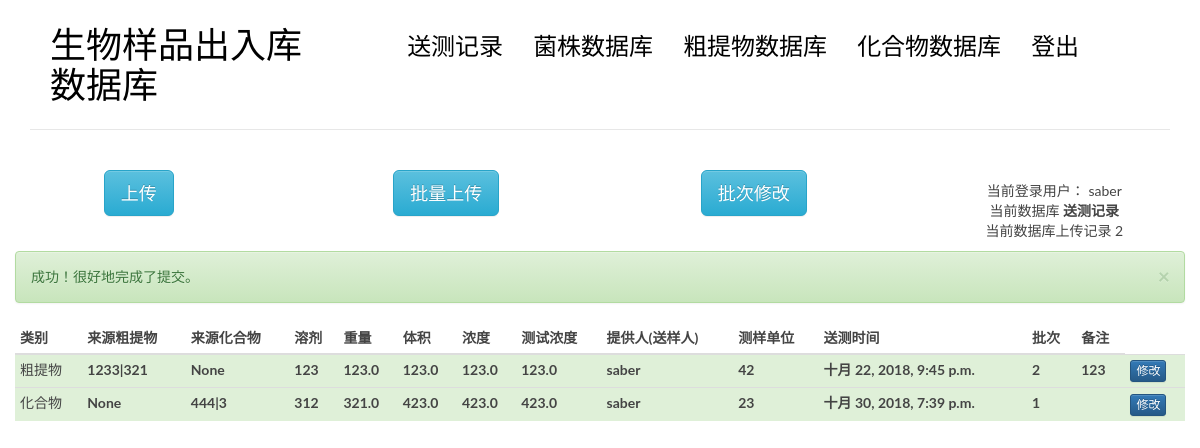
Page /recalter/ (signed in) on the committed database.
### blog/models.py (models this page shows, shortened)
class testrecord(models.Model):
    testtype = models.CharField(max_length = 20) #送测类型
    fromcru = models.ForeignKey(crudeex, null = True) ##链接至粗提物
    fromcpd = models.ForeignKey(cpd, null = True)#链接至化合物
    solvent = models.CharField(max_length = 100) #溶剂
    mass = models.FloatField() #重量，单位miug
    volume = models.FloatField() #体积单位niuL
    conc = models.FloatField() #浓度 单位(mg/mL)
    testconc = models.FloatField(blank = True) #测试浓度 单位(miug/mL)
    provider = models.ForeignKey(User) #提供人
    department = models.CharField(max_length=100) #测样单位
    sendtime = models.DateTimeField(auto_now_add=True, editable = True)#送样时间
    batch = models.CharField(max_length = 20) #送测批次
    comment = models.CharField(max_length = 500, blank = True)#备注

class crudeex(models.Model): ##粗提物
    frombact = models.ForeignKey(bact) ##来源菌株  %%没有显示出来
    crunumber = models.CharField(max_length = 50) #粗提物编号，唯一
    mcccnumber = models.CharField(max_length = 50) #mccc编号
    chinesename = models.CharField(max_length = 200) #中文名
    recadd = models.CharField(max_length = 100)#样品存储地址
    media = models.CharField(max_length = 200) #培养基
    entertime = models.DateTimeField(auto_now_add=True,editable = True) #入库时间
    entervol = models.FloatField() #入库体积
    entercol =  models.FloatField() #入库浓度
    solvent = models.CharField(max_length = 100) #溶剂
    exrmethod = models.CharField(max_length = 500, blank = True) #提取方法
    provider = models.ForeignKey(User) #提供人
    comment = models.CharField(max_length = 500, blank = True)
    def __str__(self):
        return self.mcccnumber + '|' + self.chinesename

class cpd(models.Model): ##化合物
    cpdnumber = models.CharField(max_length = 20)#化合物编号，唯一
    fromcru = models.ForeignKey(crudeex)#来源粗提物
    frombact = models.ForeignKey(bact) #来源菌株
    mass = models.FloatField() #精确质量数
    stru = models.CharField(max_length = 50)#分子式
    recadd = models.CharField(max_length = 100)#样品存储地址
    nmr = models.CharField(max_length = 100, blank = True)#nmr数据
    ms = models.CharField(max_length = 100, blank = True)#ms数据
    rot = models.CharField(max_length = 100, blank = True)#旋光数据
    red = models.CharField(max_length = 100, blank = True)#红外数据
    blue = models.CharField(max_length = 100, blank = True)#紫外数据
    media = models.CharField(max_length = 50, blank = True)#培养基编号
    prov = models.ForeignKey(User)#提供人
    time = models.DateTimeField(auto_now_add=True, editable = True)#入库时间
    comment = models.CharField(max_length = 500, blank = True)
    def __str__(self):
        return self.cpdnumber + '|' + self.stru

### blog/testrecord.py (the view)
# urls.py: url(r'^recalter/$', views.recalter, name='recalter'),
def recalter(request):
    if request.method == 'GET':
        try:
            id = request.GET.get('id')
            solvent = request.GET.get('solvent') #样品终序号
            mass = request.GET.get('mass') #样品名
            volume = request.GET.get('volume') #溶剂
            conc = request.GET.get('conc')#重量，单位miug
            testconc = request.GET.get('testconc') #体积单位niuL
            batch = request.GET.get('batch')#送测批次
            department = request.GET.get('department') #浓度 单位(mg/mL)
            comment = request.GET.get('comment') #测试浓度 单位(miug/mL)
            info = {
                'solvent' : solvent,
                'mass' : mass,
                'volume' : volume,
                'conc' : conc,
                'testconc' : testconc,
                'department' : department,
                'comment' : comment,
                'batch' : batch,
                'provider': request.user,
                }
            testrecord.objects.select_for_update().filter(id = id).update(**info)
            return recordindex(request, msg = 0)
        except:
            return recordindex(request, msg = 1)

### blog/templatetags/blog_tags.py (called while the page is built)
@register.simple_tag
def get_all_cru():
    return crudeex.objects.all().order_by('-entertime')

@register.simple_tag
def get_all_cpd():
    return cpd.objects.all().order_by('-time')

### blog/testrecord.py (called while the page is built)
@login_required
def recordindex(request, msg = -1,err = []):
    lists = testrecord.objects.all()
    num = len(lists)
    return render(request, 'blog/record.html', {'tests' : lists, 'msg' : msg, 'num' : num, 'err' : err} )

### templates/blog/record.html (shortened to what this page needs)
{% extends 'base.html' %}
{% load blog_tags %}
{%block main %}
<body>
    <div class="row">
        <div class="col-md-3 col-sm-5 col-xs-8">
            <center>
                <button class="btn btn-info btn-primary btn-lg" data-toggle="modal" data-target="#myModal">
                    上传
                </button>
            </center>
        </div>
        <div class="col-md-3 col-sm-5 col-xs-8">
            <center>
                <button class="btn btn-info btn-primary btn-lg" data-toggle="modal" data-target="#batchinput">
                    批量上传
                </button>
            </center>
        </div>
        <div class="col-md-3 col-sm-5 col-xs-8">
            <center>
                <button class="btn btn-info btn-primary btn-lg" data-toggle="modal" data-target="#batchalter">
                    批次修改
                </button>
            </center>
        </div>
        <div class="col-md-3 col-sm-7 col-xs-4">
            <nav class="main-nav" role="navigation">
                <div class="collapse navbar-collapse" id="bs-example-navbar-collapse-1">
                        <ul class="list-unstyled text-center" >
                            <li>当前登录用户： {{request.user}}</li>
                            <li>当前数据库 <strong>送测记录</strong></li>
                            <li>当前数据库上传记录 {{num}}</li>
                          </ul>
                </div>
            </nav>
        </div>
    </div>
    <div class="col-md-12 col-sm-7 col-xs-4">
            {% if msg == 0 %}
            <div class="alert alert-success alert-dismissable">
                <button type="button" class="close" data-dismiss="alert"
                        aria-hidden="true">
                    &times;
                </button>
                成功！很好地完成了提交。
            </div>
            {% endif %}
    <table class="table table-hover table-condensed">
            <thead>
                <tr>
                    <th>类别</th>
                    <th>来源粗提物</th>
                    <th>来源化合物</th>
                    <th>溶剂</th>
                    <th>重量</th>
                    <th>体积</th>
                    <th>浓度</th>
                    <th>测试浓度</th>
                    <th>提供人(送样人)</th>
                    <th>测样单位</th>
                    <th>送测时间</th>
                    <th>批次</th>
                    <th>备注</th>
                </tr>
            </thead>
            <tbody>
                {% for test in tests %}
                {% if request.user == test.provider %}
                <tr class="row1 success" data-whatever="{{test.id}}"
                data-testtype = "{{test.testtype}}" data-fromcru = "{{test.fromcru}}" data-fromcpd = "{{test.fromcpd}}"
                data-solvent = "{{test.solvent}}" data-batch = "{{test.batch}}"
                data-mass = "{{test.mass}}" data-volume = "{{test.volume}}" data-conc = "{{test.conc}}"
                data-testconc = "{{test.testconc}}" data-provider = "{{test.provider}}"
                data-department = "{{test.department}}" data-sendtime = "{{test.sendtime}}" data-comment = "{{test.comment}}">
                {% endif %}
                    <td class = "field-testtype"> {{test.testtype}}</td>
                    <th class = "field-fromcru">{{test.fromcru}}</th>
                    <th class = "field-fromcpd">{{test.fromcpd}}</th>
                    <th class = "field-solvent">{{test.solvent}}</th>
                    <th class = "field-mass">{{test.mass}}</th>
                    <th class = "field-volume">{{test.volume}}</th>
                    <th class = "field-conc">{{test.conc}}</th>
                    <th class = "field-testconc">{{test.testconc}}</th>
                    <th class = "field-provider">{{test.provider}}</th>
                    <th class = "field-department">{{test.department}}</th>
                    <th class = "field-sendtime">{{test.sendtime}}</th>
                    <th class = "field-batch">{{test.batch}}</th>
                    <th class = "field-comment">{{test.comment}}</th>
                    <th><button type="button" class="btn btn-primary btn-xs"  data-toggle="modal" data-target="#alter" >修改</button></th>
                </tr>
                {% empty %}
                <div class="row1">null</div>
                {% endfor %}
            </tbody>
        </table>
    </div>
                                    {% get_all_cru as cru_list %}
                                    {% get_all_cpd as cpd_list %}
                                {% get_all_cru as cru_list %}
                                {% get_all_cpd as cpd_list %}
</body>
{% endblock main %}

### blog/static/blog/css/custom.css (style rules this page uses)
* { outline: none; }
body { color: #444; font-family: 'Lato', sans-serif; }
.main-nav { margin-top: 11px; max-width: 95%; }

### rows in the picture
testrecord: testtype "粗提物", fromcru "1233|321", fromcpd "None", solvent "123", mass "123.0", volume "123.0", conc "123.0", testconc "123.0", provider "saber", department "42", sendtime "十月 22, 2018, 9:45 p.m.", batch "2", comment "123"
testrecord: testtype "化合物", fromcru "None", fromcpd "444|3", solvent "312", mass "321.0", volume "423.0", conc "423.0", testconc "423.0", provider "saber", department "23", sendtime "十月 30, 2018, 7:39 p.m.", batch "1"

### other values in the picture
{{ request.user }} "saber"
{{ num }} "2"
